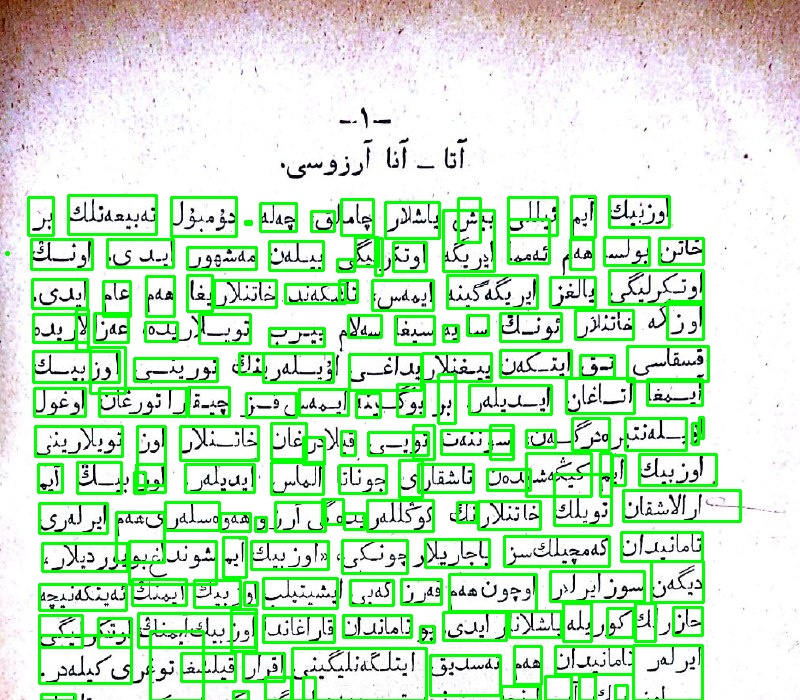
#> input picture v2/test_bbox.jpg, 800 x 700 px; its folder holds only this picture in this run
$ python bbox_ocr.py test_bbox.jpg
#> lines starting #> are read from the running program, lines starting #| are printed output that depends on the picture
# Usage - python bbox_ocr.py original/test.jpg

import cv2
import pytesseract
import pandas as pd
import sys
from pathlib import Path
import shutil
import os


def ensure_dirs():
    folders = ["original", "bboxes", "csvs_original"]
    for folder in folders:
        os.makedirs(folder, exist_ok=True)


def process_image(image_path):
    ensure_dirs()

    image_path = Path(image_path)

    if not image_path.exists():
        raise FileNotFoundError(f"Файл не найден: {image_path}")

    image = cv2.imread(str(image_path))
#> image is the input picture: shape (700, 800, 3); mean B, G, R 202.3, 230, 203.9

    if image is None:
        raise ValueError("Не удалось загрузить изображение")

    original_path = Path("original") / image_path.name

    if image_path.resolve() != original_path.resolve():
        shutil.copy(image_path, original_path)
        print(f"Оригинал сохранён: {original_path}")
    else:
        print("Файл уже находится в папке original, копирование пропущено")

    gray = cv2.cvtColor(image, cv2.COLOR_BGR2GRAY)
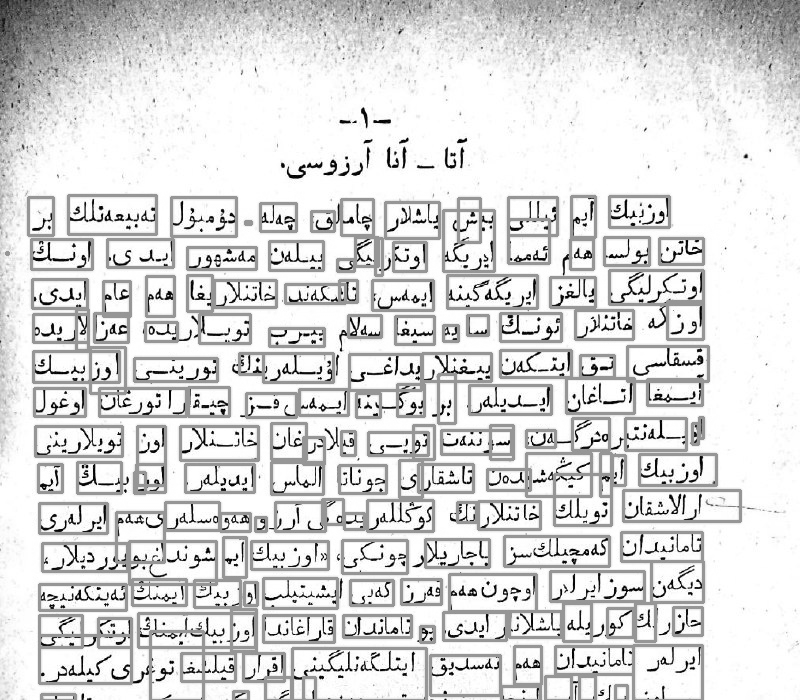
#> gray: shape (700, 800); min 0, max 255, mean 219

#> (the run stopped early here; a loop or call above may not have finished)

$ run again, on v2/test.jpg
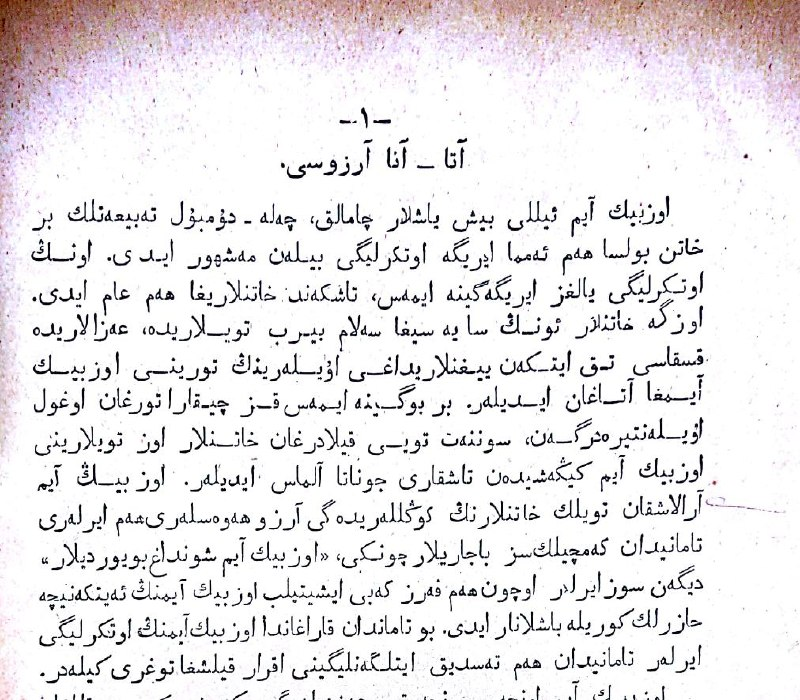
#> input picture v2/test.jpg, 800 x 700 px, found by its file name
#> in process_image, image is the input picture: shape (700, 800, 3); mean B, G, R 232.4, 230.6, 234
#> in process_image, `gray = cv2.cvtColor(image, cv2.COLOR_BGR2GRAY)`:
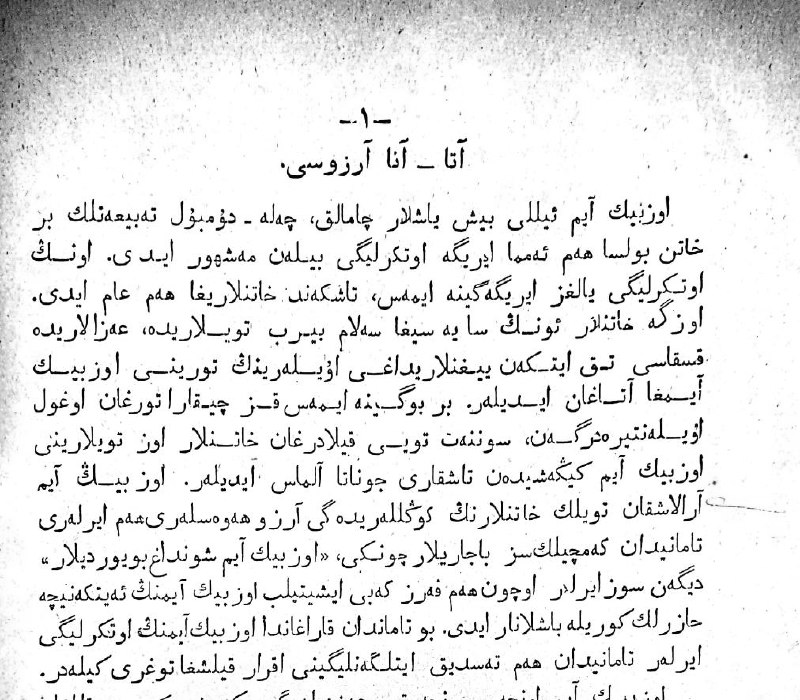
#> gray: shape (700, 800); min 0, max 255, mean 231.8
